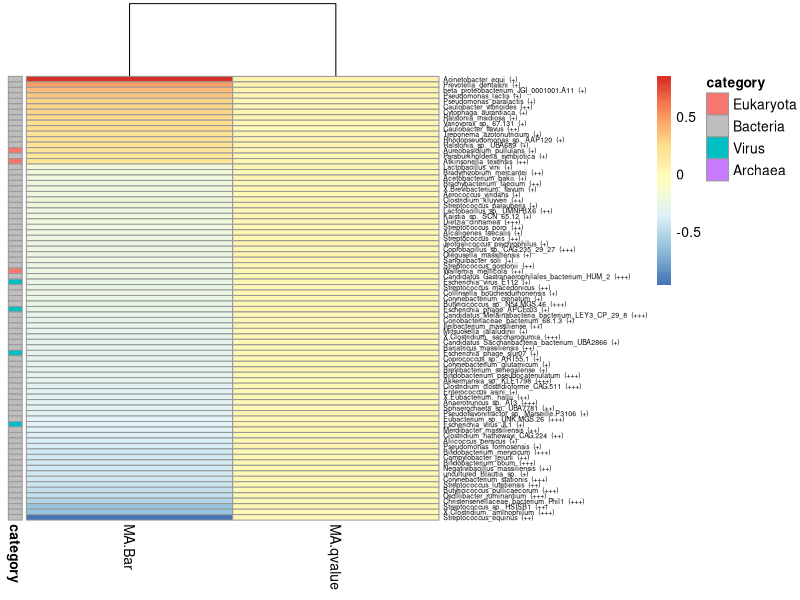

Recreate this plot in R.
library(RColorBrewer)
library(ggsci)
library(ggpubr)
library(pheatmap)
Metadata <- read.table("Wild.specific.feature.txt",head=T,sep="\t")
Metadata$Bar = abs(log(10,abs(Metadata$coefficient)))
Metadata$Feature = Metadata$specy	
Metadata$FeatureN = NA
i = 1
while (i<=length(Metadata$Bar)){
        if (Metadata$coefficient[i] < 0){
        Metadata$Bar[i] = Metadata$Bar[i] * -1
        }
        if (Metadata$qvalue[i] < 1e-3){
        Metadata$FeatureN[i] = paste0(Metadata$Feature[i],"  (+++)")
        }
        if( (Metadata$qvalue[i] > 1e-3) & (Metadata$qvalue[i] < 1e-2) ){
        Metadata$FeatureN[i] = paste0(Metadata$Feature[i],"  (++)")
        }
        if( Metadata$qvalue[i] > 1e-2 ){
        Metadata$FeatureN[i] = paste0(Metadata$Feature[i],"  (+)")
        }
i = i + 1
}
p = ggbarplot(Metadata,x="FeatureN",y="Bar",fill="cohort",color="white",sort.val="asc",sory.by.groups=FALSE,palette=c("#B03060","#86CEEB"),x.text.angle=90,rotate=TRUE,ylab="log(Coefficient)")+ theme(axis.text.y=element_text(size=6))  +theme(legend.position="right",axis.text.y=element_text(colour=c(rep("#B03060",65),rep("#86CEEB",16))))

MA = Metadata[order(Metadata$Bar,decreasing=TRUE),]
H <- data.frame(MA$Bar,MA$qvalue)
rownames(H) = MA$FeatureN
#
row_ann = MA$kingdom
row_ann = as.character(row_ann)
row_ann = factor(row_ann)
ROW = data.frame(category=row_ann)
#pal_d3("category10")(10)
Var1 <- c("#F8766D","gray","#00BFC4","#C77CFF") ; names(Var1) = c("Eukaryota","Bacteria","Virus","Archaea")	
ann_colors <- list(category=Var1)
rownames(ROW) = MA$FeatureN
pheatmap(H,fontsize_row=5,cluster_rows=FALSE,annotation_row=ROW,annotation_colors=ann_colors)
